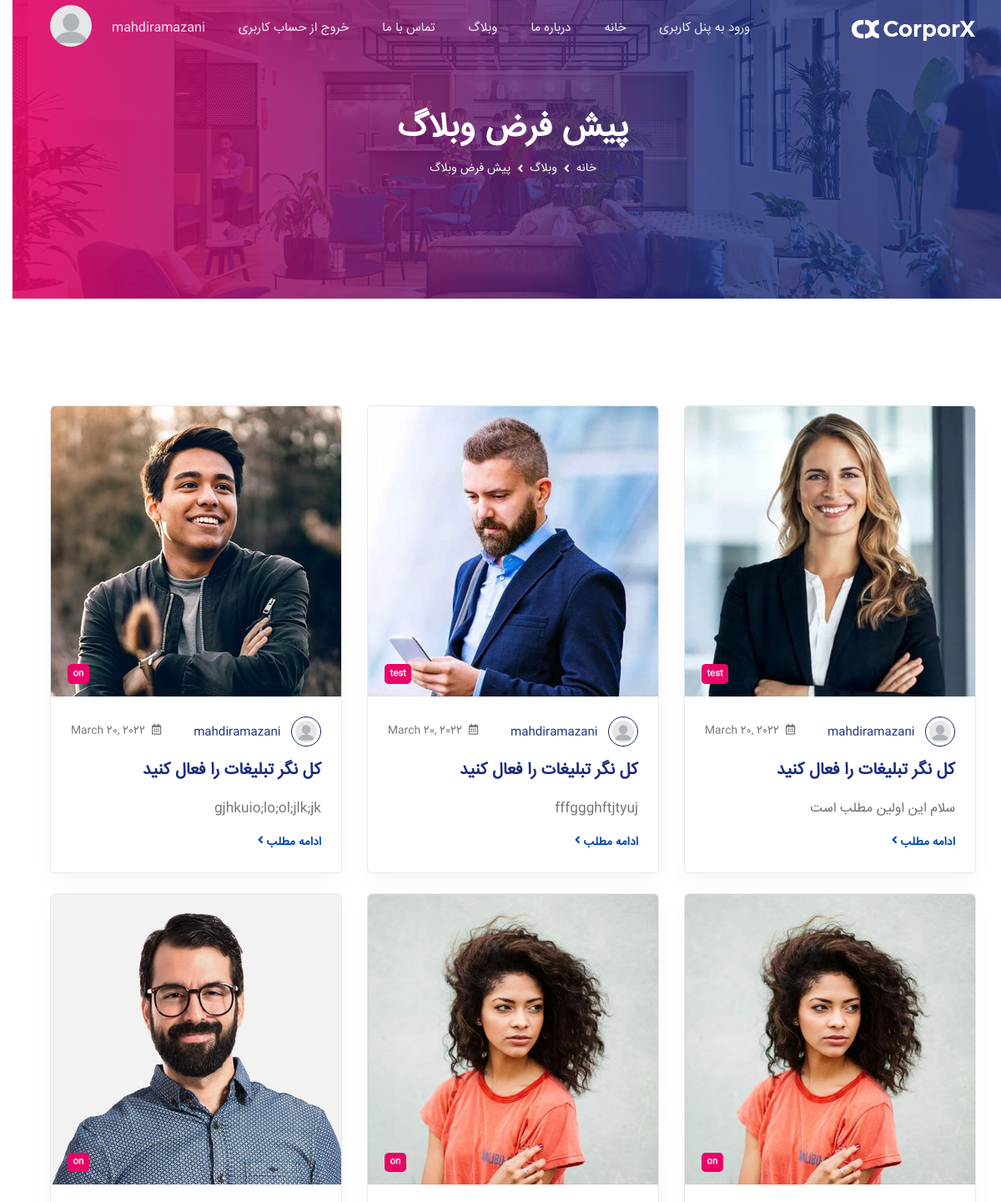
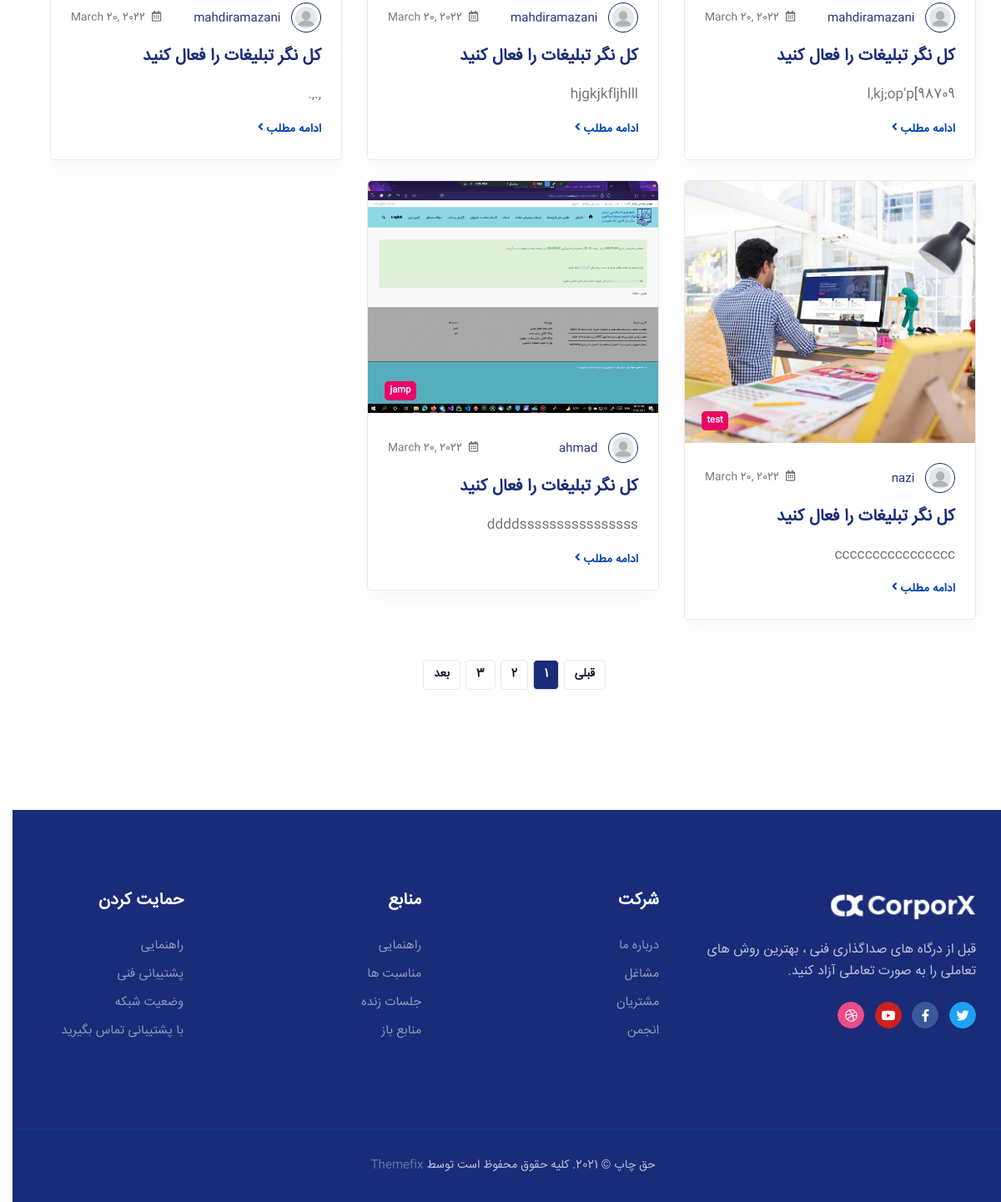
/blog (signed in), run on the app's committed database (2 pictures, top to bottom).
### Acount/models.py (models this page shows, shortened)
class profile(models.Model):
    user=models.OneToOneField(User,on_delete=models.CASCADE)
    first_name=models.CharField(max_length=20)
    last_name=models.CharField(max_length=50)
    email=models.EmailField()
    password=models.CharField(max_length=20)
    addres=models.TextField()
    discription=models.TextField()
    power=models.CharField(max_length=50,blank=True,null=True)
    image=models.ImageField(default="defult/index.png",upload_to="profile_user",null=True,blank=True)
    blog_admin=models.BooleanField(default=False)

### blog/models.py (models this page shows, shortened)
class article(models.Model):
    witer=models.ForeignKey(User,on_delete=models.CASCADE)
    categori=models.CharField(max_length=20,default="test")
    titel=models.CharField(max_length=50)
    image=models.ImageField(upload_to="blog/image")
    text=models.TextField()
    create=models.DateField(default=timezone.now())
    def get_absulot_url(self):
        return reverse("blog:post",kwargs={"slug":self.id})
    """def save(self,*args,**kwargs):
        self.slug=slugify(self.titel)

        super(article, self).save(args,kwargs)"""
    class Meta:
        ordering=("-create",)

### blog/views.py (the view)
# urls.py: path("blog",views.weblog,name="blog"),
def weblog(request):
    context={
        "article":article.objects.all(),
    }
    return render(request,"blog/blog-default.html",context)

### blog/templates/blog/blog-default.html (shortened to what this page needs)
{% extends "base.html" %}
{% load static %}
{% block content %}
<div class="main">
    <section class="" style="background: url('{% static 'img/header-bg-5.jpg' %}')no-repeat center center / cover">
        <div class="section-lg bg-gradient-primary text-white section-header">
            <div class="container">
                <div class="row justify-content-center">
                    <div class="col-md-8 col-lg-7">
                        <div class="page-header-content text-center">
                            <h1>پیش فرض وبلاگ</h1>
                            <nav aria-label="خرده نان" class="d-flex justify-content-center">
                                <ol class="breadcrumb breadcrumb-transparent breadcrumb-text-light">
                                    <li class="breadcrumb-item"><a href="{% url "Home:Home" %}">خانه</a></li>
                                    <li class="breadcrumb-item"><a href="{% url "blog:blog" %}">وبلاگ</a></li>
                                    <li class="breadcrumb-item active" aria-current="page">پیش فرض وبلاگ</li>
                                </ol>
                            </nav>
                        </div>
                    </div>
                </div>
            </div>
        </div>
    </section>
    <section class="section section-lg ">
        <div class="container">
            <div class="row">
                {% for a in article %}
                <div class="col-12 col-md-6 col-lg-4 mb-4 mb-md-4 mb-4">
                    <div class="card bg-white border-variant-soft shadow-soft">
                        <div class="blog-img position-relative">
                            <img src="{{ a.image.url }}" class="card-img-top rounded-top" alt="دفترهای مضمون">
                            <a href="#" class="position-absolute category-text small badge badge-secondary">{{ a.categori }}</a>
                        </div>
                        <div class="card-body">
                            <div class="media d-flex align-items-center justify-content-between">
                                <div class="post-group">
                                    <a href="#" data-toggle="tooltip" data-placement="top" title="" data-original-title="23k followers">
                                        <img class="avatar avatar-xs mr-2 img-fluid rounded-circle border border-variant-primary p-1" src="{{ user.profile.image.url }}" alt="مدیر"> <span class="font-small">{{ a.witer }}</span>
                                    </a>
                                </div>
                                <div class="d-flex align-items-center">
                                    <span class="small"><span class="far fa-calendar-alt mr-2"></span>{{ a.create }}</span>
                                </div>
                            </div>
                            <h3 class="h5 card-title mt-3"><a href="#">کل نگر تبلیغات را فعال کنید</a></h3>
                            <p class="card-text">{{ a.text }}</p>
                            <a href="{{ a.get_absulot_url }}" class="link-with-icon text-default font-small font-weight-bold" target="_blank">ادامه مطلب <span> <i class="fas fa-angle-left"></i></span></a>
                        </div>
                    </div>
                </div>
                {% endfor %}
                </div>
            </div>
            <div class="row justify-content-center">
                <nav class="mt-4">
                    <ul class="pagination">
                        <li class="page-item">
                            <a class="page-link border border-variant-soft rounded" href="#">قبلی</a>
                        </li>
                        <li class="page-item active">
                            <a class="page-link border border-variant-soft rounded" href="#">1</a>
                        </li>
                        <li class="page-item">
                            <a class="page-link border border-variant-soft rounded" href="#">2</a>
                        </li>
                        <li class="page-item">
                            <a class="page-link border border-variant-soft rounded" href="#">3</a>
                        </li>
                        <li class="page-item">
                            <a class="page-link border border-variant-soft rounded" href="#">بعد</a>
                        </li>
                    </ul>
                </nav>
            </div>
        </div>
{% endblock %}

### templates/base.html (shortened to what this page needs)
{% load static %}
<!DOCTYPE html>
<html lang="en">
<head>
    <link rel="stylesheet" href="{% static "css/main.css" %}">
</head>
<body>
<header class="header position-relative z-9">
    <nav class="navbar navbar-expand-lg navbar-transparent navbar-dark navbar-theme-primary fixed-top headroom">
        <div class="container position-relative">
            <a class="navbar-brand mr-lg-3" href="index.html">
                <img class="navbar-brand-dark" src="{% static "img/logo-white.png" %}" alt="منوی تصویر">
            </a>
            <div class="navbar-collapse collapse" id="navbar-default-primary">
                <ul class="navbar-nav navbar-nav-hover ml-auto">
                {% if request.user.profile %}
                <li class="nav-item">
                        <a class="nav-link" href="{% url "admin_blog:blog_post" %}">ورود به پنل کاربری</a>
                    </li>
                {% endif %}
                    <li class="nav-item">
                        <a class="nav-link" href="{% url "Home:Home" %}">خانه</a>
                    </li>
                    <li class="nav-item">
                        <a class="nav-link" href="{% url "about_us:about" %}">درباره ما</a>
                    </li>
                    <li class="nav-item">
                        <a class="nav-link" href="{% url "blog:blog" %}">وبلاگ</a>
                    </li>
                    <li class="nav-item"><a class="nav-link" href="{% url "contact_us:contact" %}">تماس با ما</a></li>
                    {% if request.user.is_authenticated %}
                    <li class="nav-item"><a class="nav-link" href="{% url "Acount:logout" %}">خروج از حساب کاربری</a></li>
                        <li class="nav-item"><a class="nav-link" href="{% url "Home:Home" %}">{{ request.user.username }}</a></li>
                        <li class="nav-item" ><img width="50px" height="50px" style="border-radius: 80px" src="{{ request.user.profile.image.url }}"></li>
                        {% else %}
                        <li class="nav-item"><a class="nav-link" href="{% url "Acount:login" %}">ورود</a></li>
                        <li class="nav-item"><a class="nav-link" href="{% url "Acount:register" %}">ثبت نام</a></li>
                    {% endif %}
                </ul>
            </div>
        </div>
    </nav>
</header>
{% block content %}
{% endblock %}
<footer class="footer-wrap">
    <div class="footer footer-top section section-md bg-primary text-white">
        <div class="container">
            <div class="row">
                <div class="col-sm-6 col-lg-4 mb-4">
                    <a class="footer-brand mr-lg-5 d-flex" href="index.html">
                        <img src="{% static "img/logo-white.png" %}" class="mr-3" alt="آرم پاورقی">
                    </a>
                    <p class="my-4">قبل از درگاه های صداگذاری فنی ، بهترین روش های تعاملی را به صورت تعاملی آزاد
                        کنید.</p>
                    <div class="btn-wrapper mt-4">
                        <button class="btn btn-icon-only btn-pill btn-twitter mr-2 icon icon-xs icon-shape"
                                type="button" data-toggle="tooltip" data-placement="top" title=""
                                data-original-title="4000 دنبال کننده">
                            <span aria-hidden="true" class="fab fa-twitter"></span>
                        </button>
                        <button class="btn btn-icon-only btn-pill btn-facebook mr-2 icon icon-xs icon-shape"
                                type="button" data-toggle="tooltip" data-placement="top" title=""
                                data-original-title="5000 لایک">
                            <span aria-hidden="true" class="fab fa-facebook-f"></span>
                        </button>
                        <button class="btn btn-icon-only btn-pill btn-youtube mr-2 icon icon-xs icon-shape"
                                type="button" data-toggle="tooltip" data-placement="top" title=""
                                data-original-title="4000 عضویت">
                            <span aria-hidden="true" class="fab fa-youtube"></span>
                        </button>
                        <button class="btn btn-icon-only btn-pill btn-dribbble icon icon-xs icon-shape" type="button"
                                data-toggle="tooltip" data-placement="top" title="" data-original-title="2000 پروژه">
                            <span aria-hidden="true" class="fab fa-dribbble"></span>
                        </button>
                    </div>
                </div>
                <div class="col-sm-6 col-lg-3 mb-4 mb-lg-0">
                    <h5 class="mb-4">شرکت</h5>
                    <ul class="links-vertical">
                        <li><a target="_blank" href="#">درباره ما</a></li>
                        <li><a target="_blank" href="#">مشاغل</a></li>
                        <li><a target="_blank" href="#">مشتریان</a></li>
                        <li><a target="_blank" href="#">انجمن</a></li>
                    </ul>
                </div>
                <div class="col-sm-6 col-lg-3 mb-4 mb-lg-0">
                    <h5 class="mb-4">منابع</h5>
                    <ul class="links-vertical">
                        <li><a target="_blank" href="#">راهنمایی</a></li>
                        <li><a target="_blank" href="#">مناسبت ها</a></li>
                        <li><a target="_blank" href="#">جلسات زنده</a></li>
                        <li><a target="_blank" href="#">منابع باز</a></li>
                    </ul>
                </div>
                <div class="col-sm-6 col-lg-2">
                    <h5 class="mb-4">حمایت کردن</h5>
                    <ul class="links-vertical">
                        <li><a target="_blank" href="#">راهنمایی</a></li>
                        <li><a target="_blank" href="#">پشتیبانی فنی</a></li>
                        <li><a target="_blank" href="#">وضعیت شبکه</a></li>
                        <li><a target="_blank" href="#">با پشتیبانی تماس بگیرید</a></li>
                    </ul>
                </div>
            </div>
        </div>
    </div>
    <div class="footer py-3 bg-primary text-white border-top border-variant-default">
        <div class="container">
            <div class="row">
                <div class="col p-3">
                    <div class="d-flex text-center justify-content-center align-items-center">
                        <p class="copyright pb-0 mb-0">حق چاپ © 2021. کلیه حقوق محفوظ است توسط
                            <a href="https://themeforest.net/user/themetags" target="_blank">Themefix</a>
                        </p>
                    </div>
                </div>
            </div>
        </div>
    </div>
</footer>
</body>
</html>

### data on the page
article: image (picture), categori "test", profile.image (picture), witer "mahdiramazani", create "March 20, 2022", text "سلام اين اولين مطلب است"
article: image (picture), categori "test", profile.image (picture), witer "mahdiramazani", create "March 20, 2022", text "fffggghftjtyuj"
article: image (picture), profile.image (picture), witer "mahdiramazani", create "March 20, 2022", text "gjhkuio;lo;ol;jlk;jk"
article: image (picture), profile.image (picture), witer "mahdiramazani", create "March 20, 2022", text "l,kj;op'p[98709"
article: image (picture), profile.image (picture), witer "mahdiramazani", create "March 20, 2022", text "hjgkjkfljhlll"
article: image (picture), profile.image (picture), witer "mahdiramazani", create "March 20, 2022", text ",.,."
article: image (picture), categori "test", profile.image (picture), witer "nazi", create "March 20, 2022", text "cccccccccccccccc"
article: image (picture), categori "jamp", profile.image (picture), witer "ahmad", create "March 20, 2022", text "ddddssssssssssssssss"

### other printed values
{{ request.user.username }} "mahdiramazani"
